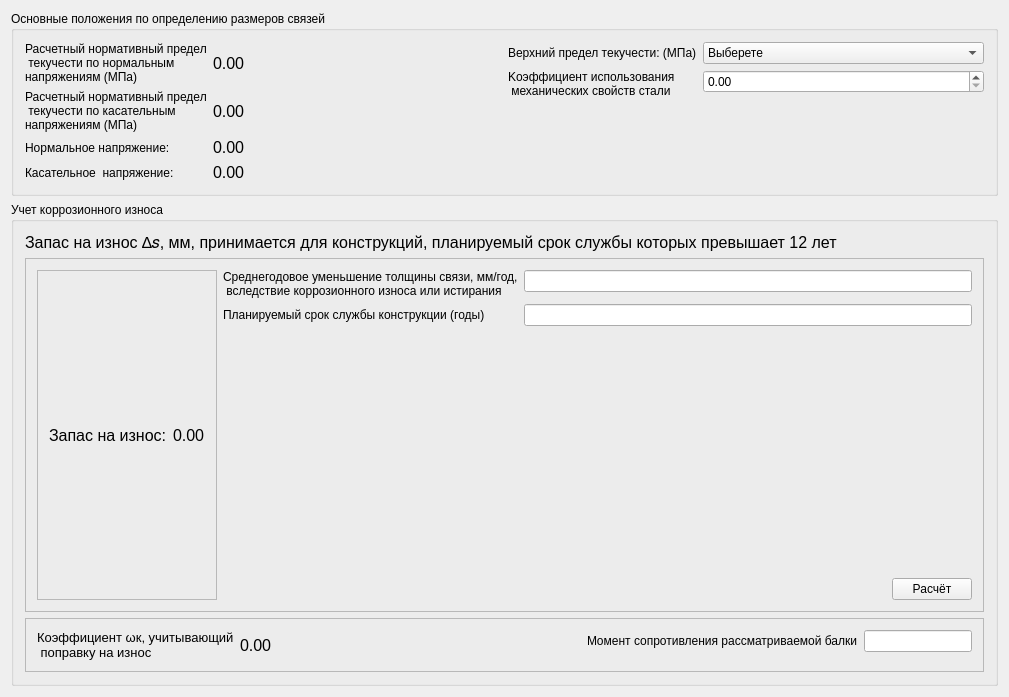
<?xml version="1.0" encoding="UTF-8"?>
<ui version="4.0">
 <class>Widget</class>
 <widget class="QWidget" name="Widget">
  <property name="geometry">
   <rect>
    <x>0</x>
    <y>0</y>
    <width>1009</width>
    <height>697</height>
   </rect>
  </property>
  <property name="windowTitle">
   <string>Widget</string>
  </property>
  <layout class="QVBoxLayout" name="verticalLayout_8">
   <item>
    <widget class="QGroupBox" name="groupBox">
     <property name="title">
      <string>Основные положения по определению размеров связей</string>
     </property>
     <layout class="QVBoxLayout" name="verticalLayout">
      <item>
       <layout class="QHBoxLayout" name="horizontalLayout">
        <item>
         <layout class="QFormLayout" name="formLayout_2">
          <item row="0" column="0">
           <widget class="QLabel" name="label_3">
            <property name="text">
             <string>Расчетный нормативный предел
 текучести по нормальным
напряжениям (МПа)</string>
            </property>
           </widget>
          </item>
          <item row="1" column="0">
           <widget class="QLabel" name="label_4">
            <property name="text">
             <string>Расчетный нормативный предел
 текучести по касательным
напряжениям (МПа)</string>
            </property>
           </widget>
          </item>
          <item row="0" column="1">
           <widget class="QLabel" name="lb_flowNormalStrain">
            <property name="font">
             <font>
              <pointsize>12</pointsize>
             </font>
            </property>
            <property name="text">
             <string>0.00</string>
            </property>
           </widget>
          </item>
          <item row="1" column="1">
           <widget class="QLabel" name="lb_flowShearStrain">
            <property name="font">
             <font>
              <pointsize>12</pointsize>
             </font>
            </property>
            <property name="text">
             <string>0.00</string>
            </property>
           </widget>
          </item>
          <item row="2" column="0">
           <widget class="QLabel" name="label_5">
            <property name="text">
             <string>Нормальное напряжение:</string>
            </property>
           </widget>
          </item>
          <item row="3" column="0">
           <widget class="QLabel" name="label_6">
            <property name="text">
             <string>Касательное  напряжение:</string>
            </property>
           </widget>
          </item>
          <item row="2" column="1">
           <widget class="QLabel" name="lb_normalStrain">
            <property name="font">
             <font>
              <pointsize>12</pointsize>
             </font>
            </property>
            <property name="text">
             <string>0.00</string>
            </property>
           </widget>
          </item>
          <item row="3" column="1">
           <widget class="QLabel" name="lb_shearStrain">
            <property name="font">
             <font>
              <pointsize>12</pointsize>
             </font>
            </property>
            <property name="text">
             <string>0.00</string>
            </property>
           </widget>
          </item>
         </layout>
        </item>
        <item>
         <layout class="QFormLayout" name="formLayout">
          <item row="0" column="0">
           <widget class="QLabel" name="label">
            <property name="text">
             <string>Верхний предел текучести: (МПа)</string>
            </property>
           </widget>
          </item>
          <item row="0" column="1">
           <widget class="QComboBox" name="cbox_ReH">
            <item>
             <property name="text">
              <string>Выберете</string>
             </property>
            </item>
            <item>
             <property name="text">
              <string>235</string>
             </property>
            </item>
            <item>
             <property name="text">
              <string>315</string>
             </property>
            </item>
            <item>
             <property name="text">
              <string>355</string>
             </property>
            </item>
            <item>
             <property name="text">
              <string>&gt;=390</string>
             </property>
            </item>
           </widget>
          </item>
          <item row="1" column="0">
           <widget class="QLabel" name="label_2">
            <property name="text">
             <string>Kоэффициент использования
 механических свойств стали</string>
            </property>
           </widget>
          </item>
          <item row="1" column="1">
           <widget class="QDoubleSpinBox" name="sb_coefficientNu"/>
          </item>
         </layout>
        </item>
       </layout>
      </item>
     </layout>
    </widget>
   </item>
   <item>
    <widget class="QGroupBox" name="groupBox_2">
     <property name="title">
      <string>Учет коррозионного износа</string>
     </property>
     <layout class="QVBoxLayout" name="verticalLayout_6">
      <item>
       <widget class="QLabel" name="label_7">
        <property name="font">
         <font>
          <pointsize>12</pointsize>
         </font>
        </property>
        <property name="text">
         <string>Запас на износ ∆𝑠, мм, принимается для конструкций, планируемый срок службы которых превышает 12 лет</string>
        </property>
       </widget>
      </item>
      <item>
       <widget class="QFrame" name="frame">
        <property name="frameShape">
         <enum>QFrame::StyledPanel</enum>
        </property>
        <property name="frameShadow">
         <enum>QFrame::Raised</enum>
        </property>
        <layout class="QVBoxLayout" name="verticalLayout_5">
         <item>
          <layout class="QHBoxLayout" name="horizontalLayout_3">
           <item>
            <widget class="QFrame" name="frame_3">
             <property name="frameShape">
              <enum>QFrame::StyledPanel</enum>
             </property>
             <property name="frameShadow">
              <enum>QFrame::Raised</enum>
             </property>
             <layout class="QVBoxLayout" name="verticalLayout_7">
              <item>
               <layout class="QVBoxLayout" name="verticalLayout_4">
                <item>
                 <spacer name="verticalSpacer_3">
                  <property name="orientation">
                   <enum>Qt::Vertical</enum>
                  </property>
                  <property name="sizeHint" stdset="0">
                   <size>
                    <width>20</width>
                    <height>40</height>
                   </size>
                  </property>
                 </spacer>
                </item>
                <item>
                 <layout class="QFormLayout" name="formLayout_6">
                  <item row="0" column="0">
                   <widget class="QLabel" name="label_11">
                    <property name="font">
                     <font>
                      <pointsize>12</pointsize>
                     </font>
                    </property>
                    <property name="text">
                     <string>Запас на износ:</string>
                    </property>
                   </widget>
                  </item>
                  <item row="0" column="1">
                   <widget class="QLabel" name="lb_safetyMargin">
                    <property name="font">
                     <font>
                      <pointsize>12</pointsize>
                     </font>
                    </property>
                    <property name="text">
                     <string>0.00</string>
                    </property>
                   </widget>
                  </item>
                 </layout>
                </item>
                <item>
                 <spacer name="verticalSpacer">
                  <property name="orientation">
                   <enum>Qt::Vertical</enum>
                  </property>
                  <property name="sizeHint" stdset="0">
                   <size>
                    <width>20</width>
                    <height>40</height>
                   </size>
                  </property>
                 </spacer>
                </item>
               </layout>
              </item>
             </layout>
            </widget>
           </item>
           <item>
            <layout class="QVBoxLayout" name="verticalLayout_2">
             <item>
              <layout class="QFormLayout" name="formLayout_7">
               <item row="0" column="0">
                <widget class="QLabel" name="label_8">
                 <property name="text">
                  <string>Cреднегодовое уменьшение толщины связи, мм/год,
 вследствие коррозионного износа или истирания</string>
                 </property>
                </widget>
               </item>
               <item row="0" column="1">
                <widget class="QLineEdit" name="le_thicknessElem"/>
               </item>
               <item row="1" column="1">
                <widget class="QLineEdit" name="le_serviceLife"/>
               </item>
               <item row="1" column="0">
                <widget class="QLabel" name="label_9">
                 <property name="text">
                  <string>Планируемый срок службы конструкции (годы)</string>
                 </property>
                </widget>
               </item>
              </layout>
             </item>
             <item>
              <layout class="QHBoxLayout" name="horizontalLayout_2">
               <item>
                <spacer name="horizontalSpacer">
                 <property name="orientation">
                  <enum>Qt::Horizontal</enum>
                 </property>
                 <property name="sizeHint" stdset="0">
                  <size>
                   <width>40</width>
                   <height>20</height>
                  </size>
                 </property>
                </spacer>
               </item>
               <item>
                <widget class="QPushButton" name="pb_caiculus">
                 <property name="text">
                  <string>Расчёт</string>
                 </property>
                </widget>
               </item>
              </layout>
             </item>
            </layout>
           </item>
          </layout>
         </item>
        </layout>
       </widget>
      </item>
      <item>
       <widget class="QFrame" name="frame_2">
        <property name="frameShape">
         <enum>QFrame::StyledPanel</enum>
        </property>
        <property name="frameShadow">
         <enum>QFrame::Raised</enum>
        </property>
        <layout class="QVBoxLayout" name="verticalLayout_3">
         <item>
          <layout class="QHBoxLayout" name="horizontalLayout_4">
           <item>
            <layout class="QFormLayout" name="formLayout_5">
             <item row="0" column="0">
              <widget class="QLabel" name="label_12">
               <property name="font">
                <font>
                 <pointsize>10</pointsize>
                </font>
               </property>
               <property name="text">
                <string>Коэффициент ωк, учитывающий
 поправку на износ</string>
               </property>
              </widget>
             </item>
             <item row="0" column="1">
              <widget class="QLabel" name="lb_correctionForWear">
               <property name="font">
                <font>
                 <pointsize>12</pointsize>
                </font>
               </property>
               <property name="text">
                <string>0.00</string>
               </property>
              </widget>
             </item>
            </layout>
           </item>
           <item>
            <spacer name="horizontalSpacer_2">
             <property name="orientation">
              <enum>Qt::Horizontal</enum>
             </property>
             <property name="sizeHint" stdset="0">
              <size>
               <width>40</width>
               <height>20</height>
              </size>
             </property>
            </spacer>
           </item>
           <item>
            <layout class="QFormLayout" name="formLayout_4">
             <item row="0" column="0">
              <widget class="QLabel" name="label_10">
               <property name="text">
                <string>Mомент сопротивления рассматриваемой балки</string>
               </property>
              </widget>
             </item>
             <item row="0" column="1">
              <widget class="QLineEdit" name="le_beamResistance"/>
             </item>
            </layout>
           </item>
          </layout>
         </item>
        </layout>
       </widget>
      </item>
     </layout>
    </widget>
   </item>
  </layout>
 </widget>
 <layoutdefault spacing="6" margin="11"/>
 <resources/>
 <connections/>
</ui>
